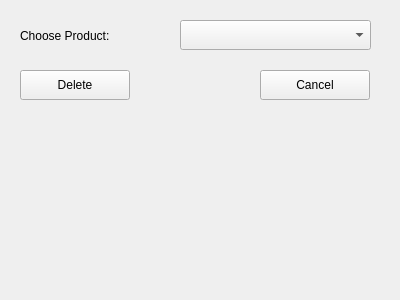
<?xml version="1.0" encoding="UTF-8"?>
<ui version="4.0">
 <class>DeleteProductDBWindow</class>
 <widget class="QWidget" name="DeleteProductDBWindow">
  <property name="geometry">
   <rect>
    <x>0</x>
    <y>0</y>
    <width>400</width>
    <height>300</height>
   </rect>
  </property>
  <property name="windowTitle">
   <string>Form</string>
  </property>
  <widget class="QPushButton" name="cancel_btn">
   <property name="geometry">
    <rect>
     <x>260</x>
     <y>70</y>
     <width>110</width>
     <height>30</height>
    </rect>
   </property>
   <property name="text">
    <string>Cancel</string>
   </property>
  </widget>
  <widget class="QPushButton" name="delete_btn">
   <property name="geometry">
    <rect>
     <x>20</x>
     <y>70</y>
     <width>110</width>
     <height>30</height>
    </rect>
   </property>
   <property name="text">
    <string>Delete</string>
   </property>
  </widget>
  <widget class="QComboBox" name="comboBox">
   <property name="geometry">
    <rect>
     <x>180</x>
     <y>20</y>
     <width>191</width>
     <height>30</height>
    </rect>
   </property>
  </widget>
  <widget class="QLabel" name="label">
   <property name="geometry">
    <rect>
     <x>20</x>
     <y>20</y>
     <width>151</width>
     <height>31</height>
    </rect>
   </property>
   <property name="text">
    <string>Choose Product:</string>
   </property>
  </widget>
 </widget>
 <resources/>
 <connections/>
</ui>
